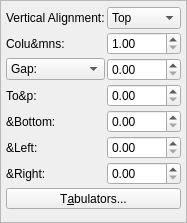
<?xml version="1.0" encoding="UTF-8"?>
<ui version="4.0">
 <class>PropertyWidget_DistanceBase</class>
 <widget class="QFrame" name="PropertyWidget_DistanceBase">
  <property name="geometry">
   <rect>
    <x>0</x>
    <y>0</y>
    <width>187</width>
    <height>223</height>
   </rect>
  </property>
  <property name="windowTitle">
   <string notr="true">Frame</string>
  </property>
  <property name="frameShape">
   <enum>QFrame::StyledPanel</enum>
  </property>
  <property name="frameShadow">
   <enum>QFrame::Raised</enum>
  </property>
  <layout class="QGridLayout" name="gridLayout">
   <property name="leftMargin">
    <number>5</number>
   </property>
   <property name="topMargin">
    <number>5</number>
   </property>
   <property name="rightMargin">
    <number>5</number>
   </property>
   <property name="bottomMargin">
    <number>5</number>
   </property>
   <property name="spacing">
    <number>2</number>
   </property>
   <item row="0" column="0">
    <widget class="QLabel" name="verticalAlignLabel">
     <property name="text">
      <string>Vertical Alignment:</string>
     </property>
    </widget>
   </item>
   <item row="0" column="1">
    <widget class="QComboBox" name="verticalAlign">
     <item>
      <property name="text">
       <string>Top</string>
      </property>
     </item>
     <item>
      <property name="text">
       <string>Middle</string>
      </property>
     </item>
     <item>
      <property name="text">
       <string>Bottom</string>
      </property>
     </item>
    </widget>
   </item>
   <item row="1" column="0">
    <widget class="QLabel" name="columnsLabel">
     <property name="text">
      <string>Colu&amp;mns:</string>
     </property>
    </widget>
   </item>
   <item row="1" column="1">
    <widget class="ScrSpinBox" name="columns">
     <property name="toolTip">
      <string>Number of columns in text frame</string>
     </property>
     <property name="minimum">
      <double>1.000000000000000</double>
     </property>
     <property name="maximum">
      <double>3000.000000000000000</double>
     </property>
    </widget>
   </item>
   <item row="2" column="0">
    <widget class="QComboBox" name="columnGapLabel">
     <property name="toolTip">
      <string>Switches between Gap or Column width</string>
     </property>
     <item>
      <property name="text">
       <string>Gap:</string>
      </property>
     </item>
     <item>
      <property name="text">
       <string>Width:</string>
      </property>
     </item>
    </widget>
   </item>
   <item row="2" column="1">
    <widget class="ScrSpinBox" name="columnGap">
     <property name="toolTip">
      <string>Distance between columns</string>
     </property>
    </widget>
   </item>
   <item row="3" column="0">
    <widget class="QLabel" name="topLabel">
     <property name="text">
      <string>To&amp;p:</string>
     </property>
    </widget>
   </item>
   <item row="3" column="1">
    <widget class="ScrSpinBox" name="topDistance">
     <property name="toolTip">
      <string>Distance of text from top of frame</string>
     </property>
    </widget>
   </item>
   <item row="4" column="0">
    <widget class="QLabel" name="bottomLabel">
     <property name="text">
      <string>&amp;Bottom:</string>
     </property>
    </widget>
   </item>
   <item row="4" column="1">
    <widget class="ScrSpinBox" name="bottomDistance">
     <property name="toolTip">
      <string>Distance of text from bottom of frame</string>
     </property>
    </widget>
   </item>
   <item row="5" column="0">
    <widget class="QLabel" name="leftLabel">
     <property name="text">
      <string>&amp;Left:</string>
     </property>
    </widget>
   </item>
   <item row="5" column="1">
    <widget class="ScrSpinBox" name="leftDistance">
     <property name="toolTip">
      <string>Distance of text from left of frame</string>
     </property>
    </widget>
   </item>
   <item row="6" column="0">
    <widget class="QLabel" name="rightLabel">
     <property name="text">
      <string>&amp;Right:</string>
     </property>
    </widget>
   </item>
   <item row="6" column="1">
    <widget class="ScrSpinBox" name="rightDistance">
     <property name="toolTip">
      <string>Distance of text from right of frame</string>
     </property>
    </widget>
   </item>
   <item row="7" column="0" colspan="2">
    <widget class="QToolButton" name="tabsButton">
     <property name="sizePolicy">
      <sizepolicy hsizetype="MinimumExpanding" vsizetype="Fixed">
       <horstretch>0</horstretch>
       <verstretch>0</verstretch>
      </sizepolicy>
     </property>
     <property name="toolTip">
      <string>Edit tab settings of text frame...</string>
     </property>
     <property name="text">
      <string>T&amp;abulators...</string>
     </property>
    </widget>
   </item>
  </layout>
 </widget>
 <customwidgets>
  <customwidget>
   <class>ScrSpinBox</class>
   <extends>QDoubleSpinBox</extends>
   <header>ui/scrspinbox.h</header>
  </customwidget>
 </customwidgets>
 <resources/>
 <connections/>
</ui>
